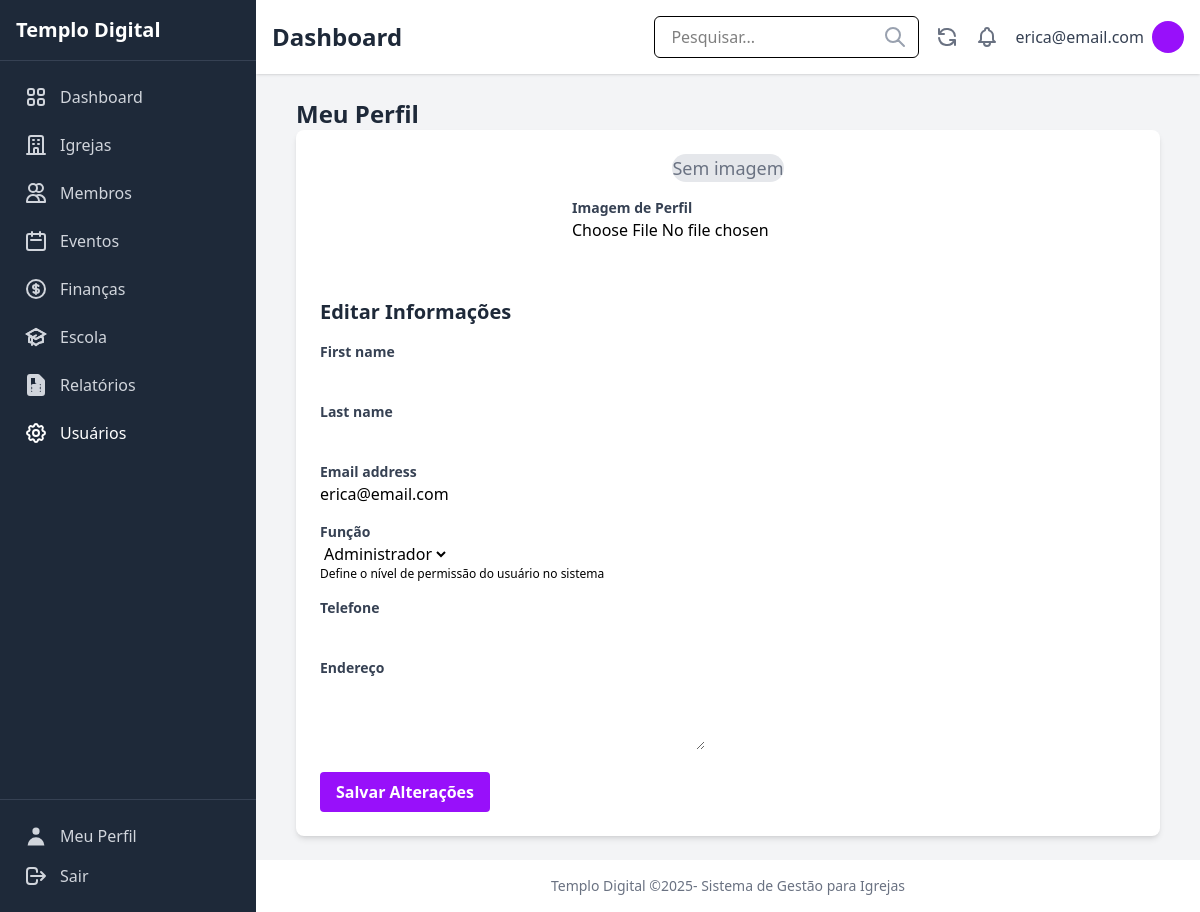
/usuarios/perfil/ (signed in), run on the app's committed database.
### users/models.py (models this page shows, shortened)
class CustomUser(AbstractUser):
    ROLE_CHOICES = [
        ('admin', 'Administrador'),
        ('pastor', 'Pastor'),
        ('secretario', 'Secretário'),
        ('tesoureiro', 'Tesoureiro'),
        ('lider', 'Líder'),
        ('membro', 'Membro'),
    ]
    role = models.CharField(
        _('Função'),
        max_length=20,
        choices=ROLE_CHOICES,
        default='membro',
        help_text=_('Define o nível de permissão do usuário no sistema')
    )
    phone = models.CharField(
        _('Telefone'),
        max_length=20,
        blank=True,
        null=True
    )
    address = models.TextField(
        _('Endereço'),
        blank=True,
        null=True
    )
    profile_image = models.ImageField(
        _('Imagem de Perfil'),
        upload_to='profile_images/',
        blank=True,
        null=True
    )
    class Meta:
        verbose_name = _('Usuário')
        verbose_name_plural = _('Usuários')

### users/views.py (the view)
# urls.py: path('perfil/', views.profile, name='profile'),
@login_required
def profile(request):
    user = request.user
    if request.method == 'POST':
        form = CustomUserChangeForm(request.POST, request.FILES, instance=user)
        if form.is_valid():
            form.save()
            messages.success(request, 'Seu perfil foi atualizado com sucesso!')
            return redirect('users:profile') # Redireciona de volta para a página de perfil
        else:
            messages.error(request, 'Não foi possível atualizar seu perfil. Verifique os erros abaixo.')
    else:
        form = CustomUserChangeForm(instance=user)
    return render(request, 'users/profile.html', {
        'form': form,
        'user': user, # Passa o usuário para exibir informações adicionais se necessário
        'active_menu': 'users', # Ou talvez 'perfil'? Verificar consistência
    })

### users/forms.py
class CustomUserChangeForm(UserChangeForm):
    password = None  # Remove o campo de senha do formulário
    class Meta:
        model = CustomUser
        fields = ('first_name', 'last_name', 'email', 'role', 'phone', 'address', 'profile_image')
        widgets = {
            'first_name': forms.TextInput(attrs={'class': 'form-control'}),
            'last_name': forms.TextInput(attrs={'class': 'form-control'}),
            'email': forms.EmailInput(attrs={'class': 'form-control'}),
            'role': forms.Select(attrs={'class': 'form-control'}),
            'phone': forms.TextInput(attrs={'class': 'form-control'}),
            'address': forms.Textarea(attrs={'class': 'form-control', 'rows': 3}),
            'profile_image': forms.FileInput(attrs={'class': 'form-control'}),
        }

### users/templates/users/profile.html (shortened to what this page needs)
{% extends 'core/base.html' %}
{% load static %}
{% block content %}
  <div class="container mx-auto px-4 py-6">
    <div class="mb-6">
      <h1 class="text-2xl font-bold text-gray-800">Meu Perfil</h1>
    </div>
    <div class="bg-white shadow-md rounded-lg overflow-hidden mb-6">
      <form method="post" enctype="multipart/form-data" class="p-6">
        <div class="flex flex-col md:flex-row">
          <div class="md:w-1/3 mb-6 md:mb-0 md:pr-6 flex flex-col items-center">
            {% if user.profile_image %}
              <img src="{{ user.profile_image.url }}" alt="{{ user.get_full_name }}" class="w-48 h-48 rounded-full shadow-md object-cover mb-4" />
            {% else %}
              <div class="w-48 h-48 bg-gray-200 rounded-full flex items-center justify-center mb-4">
                <span class="text-gray-500 text-lg">Sem imagem</span>
              </div>
            {% endif %}
            <div class="mb-4 w-full">
              <label class="block text-gray-700 text-sm font-bold mb-2" for="{{ form.profile_image.id_for_label }}">{{ form.profile_image.label }}</label>
              {{ form.profile_image }}
            </div>
            <a href="{% url 'users:password_change' %}" class="mt-4 w-full text-center bg-gray-600 hover:bg-gray-700 text-white font-bold py-2 px-4 rounded">Alterar Senha</a>
          </div>
          <div class="md:w-2/3">
            <h2 class="text-xl font-semibold text-gray-800 mb-4">Editar Informações</h2>
            {% for field in form %}
              {% if field.name != 'profile_image' %}
                <div class="mb-4">
                  <label class="block text-gray-700 text-sm font-bold mb-2" for="{{ field.id_for_label }}">{{ field.label }}</label>
                  {{ field }}
                  {% if field.help_text %}
                    <p class="text-gray-600 text-xs italic">{{ field.help_text }}</p>
                  {% endif %}
                </div>
              {% endif %}
            {% endfor %}
            <div class="mt-6 flex justify-end">
              <button type="submit" class="bg-purple-600 hover:bg-purple-700 text-white font-bold py-2 px-4 rounded focus:outline-none focus:shadow-outline">Salvar Alterações</button>
            </div>
          </div>
        </div>
      </form>
    </div>
  </div>
{% endblock %}

### core/templates/core/base.html (shortened to what this page needs)
{% load static tailwind_tags %}
<!DOCTYPE html>
<html lang="pt-br">
  <head>
    {% tailwind_css %}
  </head>
  <body class="bg-gray-100 flex min-h-screen">
    {% if user.is_authenticated %}
      <aside class="w-64 bg-gray-800 text-white flex flex-col fixed inset-y-0 left-0">
        <div class="p-4 border-b border-gray-700">
          <h1 class="text-xl font-semibold">Templo Digital</h1>
        </div>
        <nav class="flex-grow p-4">
          <ul class="space-y-2">
            <li>
              <a href="{% url 'dashboard:index' %}"
                class="flex items-center p-2 {% if active_menu == 'dashboard' %}
                  bg-purple-700 text-white
                {% else %}
                  text-gray-300 hover:bg-gray-700 hover:text-white
                {% endif %} rounded-md">
                <span class="ml-3">Dashboard</span>
              </a>
            </li>
            <li>
              <a href="{% url 'churches:church_list' %}"
                class="flex items-center p-2 {% if active_menu == 'churches' %}
                  bg-purple-700 text-white
                {% else %}
                  text-gray-300 hover:bg-gray-700 hover:text-white
                {% endif %} rounded-md">
                <span class="ml-3">Igrejas</span>
              </a>
            </li>
            <li>
              <a href="{% url 'members:member_list' %}"
                class="flex items-center p-2 {% if active_menu == 'members' %}
                  bg-purple-700 text-white
                {% else %}
                  text-gray-300 hover:bg-gray-700 hover:text-white
                {% endif %} rounded-md">
                {% include 'icons/members.html' %}
                <span class="ml-3">Membros</span>
              </a>
            </li>
            <li>
              <a href="{% url 'events:event_list' %}"
                class="flex items-center p-2 {% if active_menu == 'events' %}
                  bg-purple-700 text-white
                {% else %}
                  text-gray-300 hover:bg-gray-700 hover:text-white
                {% endif %} rounded-md">
                {% include 'icons/events.html' %}
                <span class="ml-3">Eventos</span>
              </a>
            </li>
            <li>
              <a href="{% url 'finances:income_list' %}"
                class="flex items-center p-2 {% if active_menu == 'finances' %}
                  bg-purple-700 text-white
                {% else %}
                  text-gray-300 hover:bg-gray-700 hover:text-white
                {% endif %} rounded-md">
                <span class="ml-3">Finanças</span>
              </a>
            </li>
            <li>
              <a href="{% url 'school:school_class_list' %}"
                class="flex items-center p-2 {% if active_menu == 'school' %}
                  bg-purple-700 text-white
                {% else %}
                  text-gray-300 hover:bg-gray-700 hover:text-white
                {% endif %} rounded-md">
                <span class="ml-3">Escola</span>
              </a>
            </li>
            <li>
              <a href="{% url 'reports:index' %}"
                class="flex items-center p-2 {% if active_menu == 'reports' %}
                  bg-purple-700 text-white
                {% else %}
                  text-gray-300 hover:bg-gray-700 hover:text-white
                {% endif %} rounded-md">
                <span class="ml-3">Relatórios</span>
              </a>
            </li>
            {% if user.role == 'admin' %}
              <li>
                <a href="{% url 'users:user_list' %}"
                  class="flex items-center p-2 {% if active_menu == 'users' %}
                    bg-purple-700 text-white
                  {% else %}
                    text-gray-300 hover:bg-gray-700 hover:text-white
                  {% endif %} rounded-md">
                  <span class="ml-3">Usuários</span>
                </a>
              </li>
            {% endif %}
          </ul>
        </nav>
        <div class="p-4 border-t border-gray-700">
          <a href="{% url 'users:profile' %}" class="flex items-center p-2 text-gray-300 hover:bg-gray-700 hover:text-white rounded-md mb-2">
            {% include 'icons/profile.html' %}
            <span class="ml-3">Meu Perfil</span>
          </a>
          <form method="post" action="{% url 'users:logout' %}">
            <span class="flex items-center p-2 text-gray-300 hover:bg-gray-700 hover:text-white rounded-md cursor:pointer">
              <button type="submit"  class="flex items-center w-full">
                {% include 'icons/logout.html' %}
                <span class="ml-3">Sair</span>
              </button>
            </span>
          </form>
        </div>
      </aside>
    {% endif %}
    {% if user.is_authenticated %}
    <div class="flex-1 flex flex-col ml-64">
    {% else %}
    <div class="flex-1 flex flex-col">
    {% endif %}
        {% if user.is_authenticated %}
      <header class="bg-white shadow-sm p-4 flex justify-between items-center">
        <div>
          <h1 class="text-2xl font-semibold text-gray-800">
            {% block page_title %}
              Dashboard
            {% endblock %}
          </h1>
        </div>
        <div class="flex items-center space-x-4">
          <div class="relative">
            <input type="text" placeholder="Pesquisar..." class="px-4 py-2 border rounded-md focus:outline-none focus:ring-2 focus:ring-purple-600" />
            <span class="absolute right-3 top-1/2 transform -translate-y-1/2 text-gray-400">{% include 'icons/pesquisar.html' %}</span>
          </div>
          <button class="text-gray-500 hover:text-gray-700">{% include 'icons/atualizar.html' %}</button>
          <button class="text-gray-500 hover:text-gray-700">{% include 'icons/notificacoes.html' %}</button>
          <div class="flex items-center space-x-2">
            <span class="text-gray-700">{{ user.get_full_name|default:user.username }}</span>
            {% if user.profile_image %}
              <img src="{{ user.profile_image.url }}" alt="User Avatar" class="w-8 h-8 rounded-full" />
            {% else %}
              <div class="w-8 h-8 rounded-full bg-purple-600 flex items-center justify-center text-white">{{ user.first_name|first|upper }}{{ user.last_name|first|upper }}</div>
            {% endif %}
          </div>
        </div>
      </header>
        {% endif %}
      <main class="flex-grow p-6">
        {% block content %}{% endblock %}
      </main>
      {% if user.is_authenticated %}
      <footer class="bg-white text-center p-4 text-sm text-gray-500 mt-auto">
        <p>
          Templo Digital ©{% now 'Y' %}- Sistema de Gestão para Igrejas
        </p>
      </footer>
        {% endif %}
    </div>
  </body>
</html>

### data on the page
CustomUser: get_full_name "erica@email.com", form "erica@email.com" "Administrador"

### other printed values
{{ field.label }} "First name" "Last name" "Email address" "Função" "Telefone" "Endereço"
{{ field.help_text }} "Define o nível de permissão do usuário no sistema"
